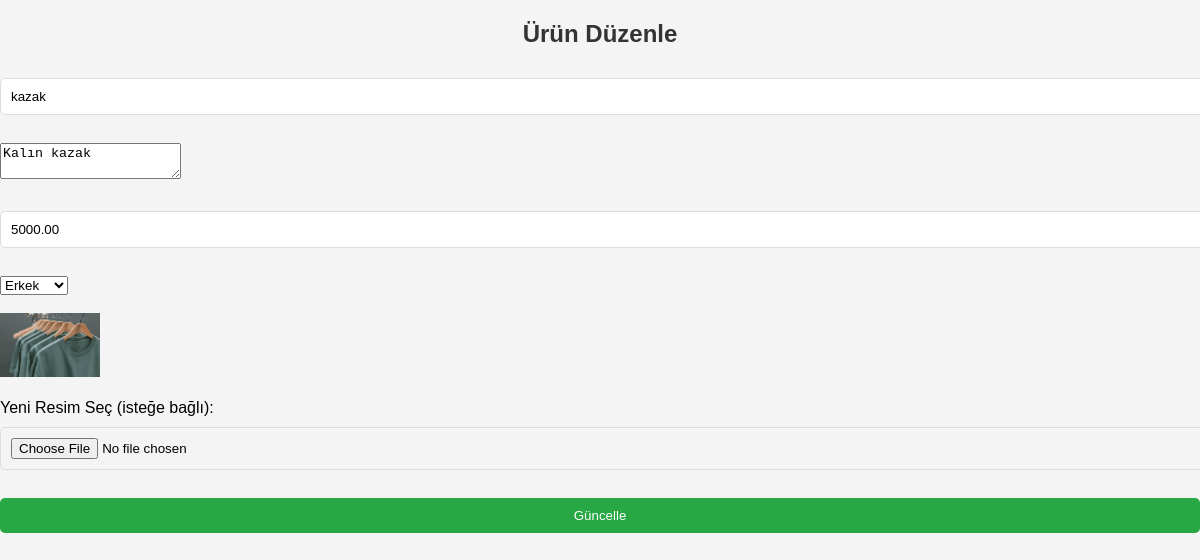
/admin_panel/urun_duzenle.php?id=5 (signed in), run on the app's committed database.
### tables this page shows
CREATE TABLE `urunler` (
  `id` int(11) NOT NULL,
  `ad` varchar(255) NOT NULL,
  `aciklama` text NOT NULL,
  `fiyat` decimal(10,2) NOT NULL,
  `resim` varchar(255) NOT NULL,
  `kategori` enum('erkek','kadin','cocuk','yetiskin') NOT NULL,
  `tarih` timestamp NOT NULL DEFAULT current_timestamp()
);

### admin_panel/urun_duzenle.php (the view, shortened to what this page needs)
<?php
include "../whoismoda/db.php";
$id = intval($_GET['id']);
$sql = "SELECT * FROM urunler WHERE id = $id";
$result = $conn->query($sql);
$urun = $result->fetch_assoc();
?>
<!DOCTYPE html>
<html lang="tr">
<head>
    <link rel="stylesheet" href="css/style.css">
</head>
<body>
<h2>Ürün Düzenle</h2>
<form method="POST" enctype="multipart/form-data">
    <input type="text" name="ad" value="<?php echo $urun['ad']; ?>" required><br><br>
    <textarea name="aciklama" required><?php echo $urun['aciklama']; ?></textarea><br><br>
    <input type="number" step="0.01" name="fiyat" value="<?php echo $urun['fiyat']; ?>" required><br><br>
    <select name="kategori" required>
        <option value="erkek" <?php if($urun['kategori'] == 'erkek') echo 'selected'; ?>>Erkek</option>
    </select><br><br>
    <img src="../whoismoda/<?php echo $urun['resim']; ?>" width="100"><br><br>
    Yeni Resim Seç (isteğe bağlı): <input type="file" name="resim"><br><br>
    <button type="submit">Güncelle</button>
</form>
</body>
</html>

### admin_panel/css/style.css (style rules this page uses)
body { font-family: Arial, sans-serif; background-color: #f4f4f4; margin: 0; padding: 0; }
h2 { text-align: center; color: #333; }
input { width: 100%; padding: 10px; margin: 10px 0; border: 1px solid #ddd; border-radius: 5px; }
button { width: 100%; padding: 10px; background: #28a745; color: white; border: none; border-radius: 5px; cursor: pointer; }

### data on the page
urunler: ad "kazak", aciklama "Kalın kazak", fiyat "5000.00", kategori "Erkek", resim (picture)
